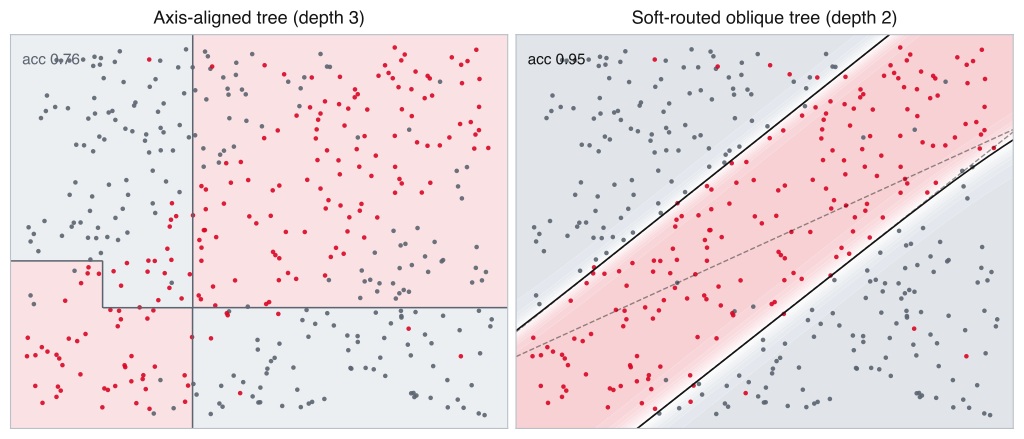

Source code (Python):
#!/usr/bin/env python3
"""Train an axis-aligned tree and a soft-routed oblique tree on a diagonal-stripe
dataset, and plot their decision surfaces to justify the FADO base learner."""
import numpy as np
import matplotlib
matplotlib.use("Agg")
import matplotlib.pyplot as plt
from matplotlib.colors import LinearSegmentedColormap

OUT = "/Users/tiagosilva/Documents/Aranyani2.0/DOCS/presentation/assets/oblique_demo.pdf"
PNG = "/private/tmp/claude-501/-Users-tiagosilva-Documents-Aranyani2-0/55d6d5df-c507-417b-a93c-07d0a53cb8a5/scratchpad/oblique_demo.png"

RED  = "#DA0725"
GREY = "#5B6470"
LRED = "#F6C9CE"
LGRY = "#DCE1E7"

rng = np.random.default_rng(1)

# ---------- dataset: a diagonal stripe (class 1 inside |x1-x2|<c) ----------
N = 420
X = rng.uniform(-3, 3, size=(N, 2))
u = (X[:, 0] - X[:, 1]) / np.sqrt(2.0)          # oblique coordinate
y = (np.abs(u) < 1.15).astype(float)
flip = rng.random(N) < 0.05                      # 5% label noise
y[flip] = 1 - y[flip]

# ================= axis-aligned greedy tree (Gini) =================
def gini(yv):
    if len(yv) == 0:
        return 0.0
    p = yv.mean()
    return 1.0 - p * p - (1 - p) ** 2

class Node:
    __slots__ = ("f", "t", "l", "r", "v")

def build(Xa, ya, depth, min_leaf=8):
    nd = Node(); nd.f = nd.t = nd.l = nd.r = None
    if depth == 0 or len(ya) < 2 * min_leaf or ya.mean() in (0.0, 1.0):
        nd.v = ya.mean() if len(ya) else 0.5
        return nd
    best = (gini(ya), None, None)
    base_n = len(ya)
    for f in (0, 1):
        thresholds = np.quantile(Xa[:, f], np.linspace(0.1, 0.9, 17))
        for t in thresholds:
            mask = Xa[:, f] <= t
            if mask.sum() < min_leaf or (~mask).sum() < min_leaf:
                continue
            g = (mask.sum() * gini(ya[mask]) + (~mask).sum() * gini(ya[~mask])) / base_n
            if g < best[0] - 1e-9:
                best = (g, f, t)
    if best[1] is None:
        nd.v = ya.mean(); return nd
    _, f, t = best
    nd.f, nd.t = f, t
    m = Xa[:, f] <= t
    nd.l = build(Xa[m], ya[m], depth - 1, min_leaf)
    nd.r = build(Xa[~m], ya[~m], depth - 1, min_leaf)
    nd.v = ya.mean()
    return nd

def predict_tree(nd, P):
    out = np.empty(len(P))
    for i, p in enumerate(P):
        n = nd
        while n.f is not None:
            n = n.l if p[n.f] <= n.t else n.r
        out[i] = n.v
    return out

tree = build(X, y, depth=3)
acc_axis = ((predict_tree(tree, X) > 0.5) == y).mean()

# ================= soft-routed oblique tree (depth 2, analytic backprop) =====
mu, sd = X.mean(0), X.std(0)
Xs = (X - mu) / sd

def forward(params, Z):
    W, b, th = params["W"], params["b"], params["th"]
    a = Z @ W.T + b                       # (N,3) pre-activations for nodes 0,1,2
    g = 1.0 / (1.0 + np.exp(-a))          # gates (prob go right)
    g0, g1, g2 = g[:, 0], g[:, 1], g[:, 2]
    P = np.stack([(1 - g0) * (1 - g1),    # leaf LL
                  (1 - g0) * g1,          # leaf LR
                  g0 * (1 - g2),          # leaf RL
                  g0 * g2], axis=1)       # leaf RR
    s = 1.0 / (1.0 + np.exp(-th))         # leaf class-1 probs
    p = P @ s
    return p, P, g, s

def loss_grad(params, Z, yv):
    p, P, g, s = forward(params, Z)
    eps = 1e-9
    p = np.clip(p, eps, 1 - eps)
    L = -np.mean(yv * np.log(p) + (1 - yv) * np.log(1 - p))
    dLdp = (p - yv) / (p * (1 - p)) / len(yv)
    g0, g1, g2 = g[:, 0], g[:, 1], g[:, 2]
    Lleft  = s[0] * (1 - g1) + s[1] * g1
    Lright = s[2] * (1 - g2) + s[3] * g2
    dpda0 = (Lright - Lleft) * g0 * (1 - g0)
    dpda1 = (1 - g0) * (s[1] - s[0]) * g1 * (1 - g1)
    dpda2 = g0 * (s[3] - s[2]) * g2 * (1 - g2)
    dA = np.stack([dpda0, dpda1, dpda2], axis=1) * dLdp[:, None]   # (N,3)
    gW = dA.T @ Z
    gb = dA.sum(0)
    gth = (P * (s * (1 - s))[None, :] * dLdp[:, None]).sum(0)
    return L, {"W": gW, "b": gb, "th": gth}

# init
params = {"W": rng.normal(0, 0.6, (3, 2)), "b": rng.normal(0, 0.3, 3),
          "th": rng.normal(0, 0.5, 4)}

# gradient check vs finite differences
def numgrad(params, Z, yv, key, eps=1e-5):
    base = params[key].copy(); g = np.zeros_like(base)
    it = np.nditer(base, flags=["multi_index"])
    for _ in it:
        idx = it.multi_index
        params[key][idx] = base[idx] + eps; lp = loss_grad(params, Z, yv)[0]
        params[key][idx] = base[idx] - eps; lm = loss_grad(params, Z, yv)[0]
        g[idx] = (lp - lm) / (2 * eps); params[key][idx] = base[idx]
    return g
_, ga = loss_grad(params, Xs, y)
maxerr = max(np.abs(ga[k] - numgrad(params, Xs, y, k)).max() for k in params)
print(f"grad-check max abs error = {maxerr:.2e}")

# train (momentum GD)
vel = {k: np.zeros_like(v) for k, v in params.items()}
lr, mom = 0.5, 0.9
for it in range(4000):
    L, gr = loss_grad(params, Xs, y)
    for k in params:
        vel[k] = mom * vel[k] - lr * gr[k]
        params[k] += vel[k]
    if it % 1000 == 0:
        print(f"  step {it:4d}  loss {L:.4f}")
p_final, _, _, _ = forward(params, Xs)
acc_soft = ((p_final > 0.5) == y).mean()
print(f"axis-aligned acc={acc_axis:.3f}  soft-oblique acc={acc_soft:.3f}")

# ================= plot =================
plt.rcParams.update({"font.family": "sans-serif",
                     "font.sans-serif": ["Helvetica", "Arial", "DejaVu Sans"],
                     "svg.fonttype": "none"})
gx, gy = np.meshgrid(np.linspace(-3.2, 3.2, 300), np.linspace(-3.2, 3.2, 300))
grid = np.c_[gx.ravel(), gy.ravel()]
cmap = LinearSegmentedColormap.from_list("cg", [LGRY, "#FFFFFF", LRED])

fig, ax = plt.subplots(1, 2, figsize=(10.2, 4.35))

def scatter(a):
    a.scatter(X[y == 0, 0], X[y == 0, 1], s=11, c=GREY, edgecolors="none", alpha=.9)
    a.scatter(X[y == 1, 0], X[y == 1, 1], s=11, c=RED, edgecolors="none", alpha=.9)
    a.set_xlim(-3.2, 3.2); a.set_ylim(-3.2, 3.2)
    a.set_xticks([]); a.set_yticks([])
    for sp in a.spines.values():
        sp.set_edgecolor("#B9C0C8")

# panel A: axis-aligned
za = predict_tree(tree, grid).reshape(gx.shape)
ax[0].contourf(gx, gy, za, levels=[-.1, .5, 1.1], colors=[LGRY, LRED], alpha=.55)
ax[0].contour(gx, gy, za, levels=[.5], colors=[GREY], linewidths=1.1)
scatter(ax[0])
ax[0].set_title("Axis-aligned tree (depth 3)", fontsize=13, color="#141414", pad=8)
ax[0].text(-3.05, 2.72, f"acc {acc_axis:.2f}", fontsize=11, color=GREY)

# panel B: soft oblique
zb = forward(params, (grid - mu) / sd)[0].reshape(gx.shape)
cf = ax[1].contourf(gx, gy, zb, levels=np.linspace(0, 1, 21), cmap=cmap, alpha=.9)
ax[1].contour(gx, gy, zb, levels=[.5], colors=["#141414"], linewidths=1.2)
# draw the 3 learned oblique split lines  w.x_std + b = 0  ->  in original coords
W, b = params["W"], params["b"]
xx = np.linspace(-3.2, 3.2, 10)
for j in range(3):
    w0, w1 = W[j] / sd                       # de-standardise slope
    c = b[j] - (W[j] * mu / sd).sum()
    if abs(w1) > 1e-6:
        ax[1].plot(xx, -(w0 * xx + c) / w1, ls="--", lw=1.0, color="#141414", alpha=.45)
scatter(ax[1])
ax[1].set_title("Soft-routed oblique tree (depth 2)", fontsize=13, color="#141414", pad=8)
ax[1].text(-3.05, 2.72, f"acc {acc_soft:.2f}", fontsize=11, color="#141414")

plt.tight_layout(pad=0.6)
fig.savefig(OUT, bbox_inches="tight")
fig.savefig(PNG, dpi=150, bbox_inches="tight")
print("saved", OUT)
